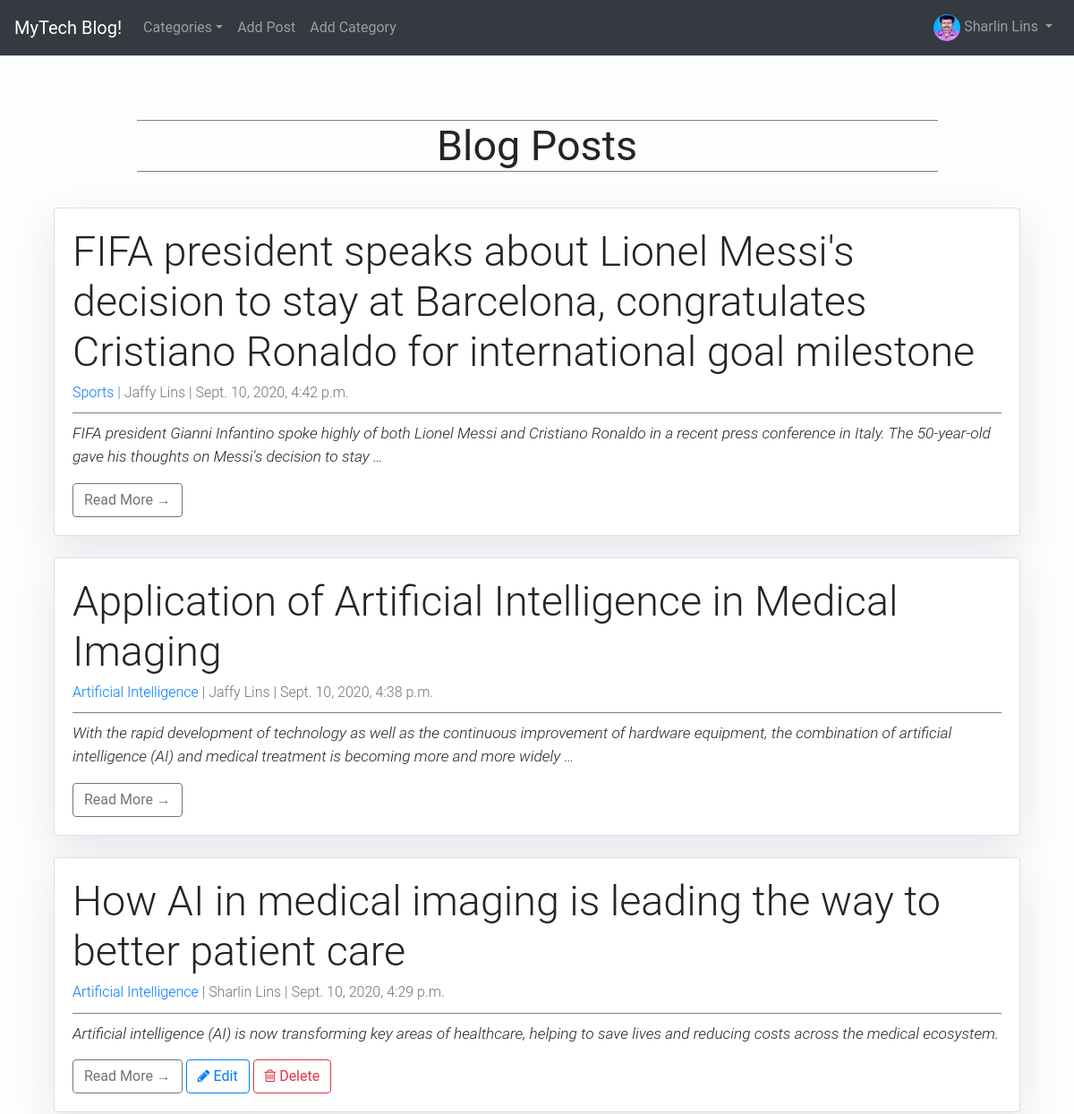
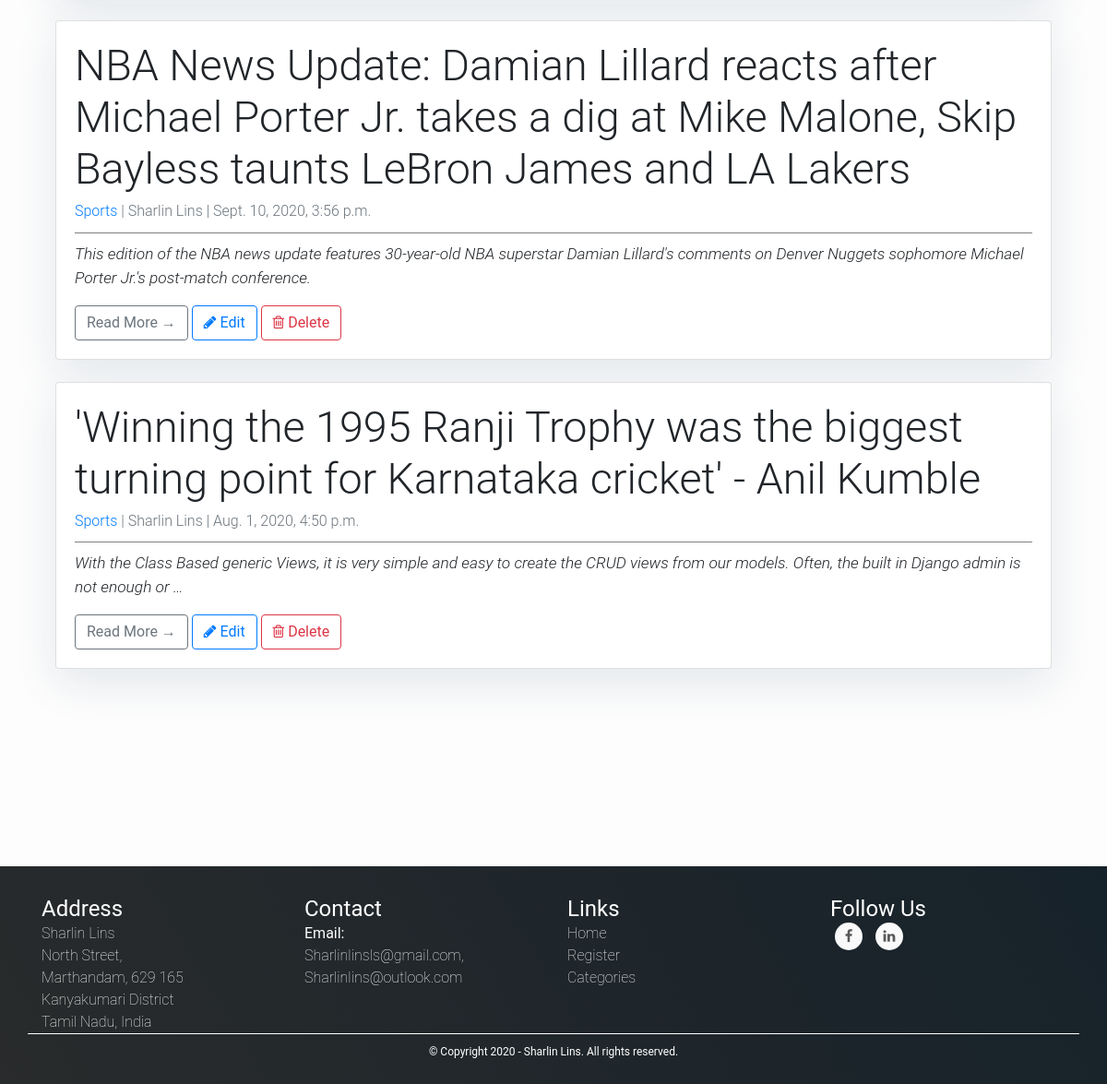
The app's page /home/ (signed in) with its own data (2 pictures, top to bottom).
### myblog/models.py (models this page shows, shortened)
class Profile(models.Model):
    user = models.OneToOneField(User, null=True, on_delete=models.CASCADE)
    bio = models.TextField()
    profile_pic = models.ImageField(null=True, blank=True, upload_to="images/profile/")
    website_url = models.CharField(max_length=255, null=True, blank=True)
    facebook_url = models.CharField(max_length=255, null=True, blank=True)
    twitter_url = models.CharField(max_length=255, null=True, blank=True)
    instagram_url = models.CharField(max_length=255, null=True, blank=True)

class Post(models.Model):
    title = models.CharField(max_length=255, verbose_name='Title')
    header_image = models.ImageField(null=True, blank=True, upload_to="images/")
    title_tag = models.CharField(max_length=255, verbose_name='Title Tag')
    author = models.ForeignKey(User, on_delete=models.CASCADE, verbose_name='Author')
    body = RichTextField(blank=True, null=True)
    post_date = models.DateTimeField(auto_now_add=True)
    category = models.CharField(max_length=255, verbose_name='Category')
    snippet = models.CharField(max_length=255, verbose_name='Snippet')
    likes =  models.ManyToManyField(User, related_name='blog_post')

### myblog/views.py (the view)
# urls.py: path('home/', HomeView.as_view(), name="home"),
class HomeView(ListView):
    model = Post
    template_name = 'home.html'
    cats = Category.objects.all()
    ordering = ['-post_date']
    paginate_by = 5
    def get_context_data(self, *args, **kwargs):
        cat_menu = Category.objects.all()
        context = super(HomeView, self).get_context_data(*args, **kwargs)
        context["cat_menu"] = cat_menu
        return context

### myblog/models.py (called while the page is built)
    def __str__(self):
        return self.name

### myblog/templates/home.html (shortened to what this page needs)
{% extends 'base.html' %}
{% load static %}
{% block content %}
<link href="/static/linsblog/css/style.css" rel="stylesheet">
<header class="masthead">
    <div class="container">
        <div class="row">
            <div class=" col-md-8 col-md-10 mx-auto">
                <div class="site-heading">
                    <h3 class="p_head my-4 text-center">Blog Posts</h3>
                </div>
            </div>
        </div>
    </div>
</header>
<div class="container">
    <div class="row">
        <div class="col-md-12 mt-3 left">
            {% for post in object_list %}
            <div class="card mb-4">
                <div class="card-body">
                    <div class="line">
                    <h2 class="p_title">{{ post.title }}</h2>
                    <p class="p_title1 text-muted h6"><a href="{% url 'category' post.category %}">{{ post.category }}</a>
                        | {{ post.author.first_name }} {{ post.author.last_name }}
                        | {{ post.post_date }} </p>
                    </div>
                    <p class="p_body">{{ post.snippet|truncatewords:"30" }}</p>
                    <a href="{% url 'details' post.pk %}" class="btn btn-outline-secondary">Read More &rarr;</a>
                {% if user.is_authenticated %}
                {% if user.id == post.author.id %}
                 <a class="btn btn-outline-primary" href="{% url 'editpost' post.pk %}"><i class="fa fa-pencil" aria-hidden="true"></i> Edit</a>
                 <a class="btn btn-outline-danger" href="{% url 'deletepost' post.pk %}"><i class="fa fa-trash-o" aria-hidden="true"></i> Delete</a>
                {% endif %}
                {% endif %}
            </div>
            </div>
            {% endfor %}
        </div>
    </div>
</div>
{% endblock content %}

### myblog/templates/base.html (shortened to what this page needs)
{% load static %}
<!doctype html>
<html lang="en">
<head>
  <link rel="stylesheet" href="https://stackpath.bootstrapcdn.com/bootstrap/4.3.1/css/bootstrap.min.css"
>
  <link rel="stylesheet" href="https://stackpath.bootstrapcdn.com/font-awesome/4.7.0/css/font-awesome.min.css">
  <link href="/static/linsblog/css/style.css" rel="stylesheet">
</head>
<body>
  <nav class="navbar navbar-expand-sm navbar-dark bg-dark">
    <a class="navbar-brand" href="{% url 'index' %}">MyTech Blog!</a>
    <div class="collapse navbar-collapse" id="collapsibleNavId">
      <ul class="navbar-nav mr-auto mt-2 mt-lg-0">
        {% if cat_menu %}
        <li class="nav-item dropdown">
          <a class="nav-link dropdown-toggle" href="#" id="dropdownId" data-toggle="dropdown" aria-haspopup="true"
            aria-expanded="false">Categories</a>
        </li>
        {% else %}
        <li class="nav-item">
          <a class="nav-link" href="{% url 'category-list' %}">Category-List</a>
        </li>
        {% endif %}
        {% if user.is_authenticated %}
        {% if request.user.is_superuser %}
        <li class="nav-item">
          <a class="nav-link" href="{% url 'addpost' %}">Add Post</a>
        </li>
        <li class="nav-item">
          <a class="nav-link" href="{% url 'addcategory' %}">Add Category</a>
        </li>
        {% endif %}
        {% endif %}
      </ul>
      {% if user.is_authenticated %}
      <ul class="navbar-nav ml-auto mt-2 mt-lg-0">
        <li class="nav-item dropdown">
          <a class="nav-link dropdown-toggle" href="#" id="navbarDropdown" role="button" data-toggle="dropdown"
            aria-haspopup="true" aria-expanded="false">
            {% if user.profile.profile_pic %}
            <img src="{{ user.profile.profile_pic.url }}" class="rounded-circle" width="30" height="30">
            {% else %}
            <img src="{% static 'linsblog/images/download.png' %}" class="rounded-circle" width="30" height="30">
            {% endif %}
            {{ user.first_name }} {{ user.last_name }}
          </a>
        </li>
        {% endif %}
    </div>
  </nav>
  <div class="container mt-5">
    {% block content %}
    {% endblock content %}
  </div>
  <footer class="mainfooter" role="contentinfo">
    <div class="footer-middle">
      <div class="container">
        <div class="row">
          <div class="col-md-3 col-sm-6">
            <div class="footer-pad">
              <h4 class="foothead">Address</h4>
              <p class="footmsg">Sharlin Lins<br/>
              North Street,<br/>
              Marthandam, 629 165<br/>
              Kanyakumari District<br>
              Tamil Nadu, India
              </p>
            </div>
          </div>
          <div class="col-md-3 col-sm-6">
            <div class="footer-pad">
              <h4 class="foothead">Contact</h4>
              Email:
              <p class="footmsg">Sharlinlinsls@gmail.com,<br/>
              Sharlinlins@outlook.com</p>
            </div>
          </div>
          <div class="col-md-3 col-sm-6">
            <div class="footer-pad">
              <h4 class="foothead">Links</h4>
              <p class="footmsg">
              <a class="footmsg" href="{% url 'index' %}">Home</a><br/>
              <a class="footmsg" href="{% url 'register' %}">Register</a><br/>
              <a class="footmsg" href="{% url 'category-list' %}">Categories</a>
            </p>
            </div>
          </div>
          <div class="col-md-3">
            <h4 class="foothead">Follow Us</h4>
            <ul class="social-network social-circle">
              <li><a href="#" class="icoFacebook" title="Facebook"><i class="fa fa-facebook"></i></a></li>
              <li><a href="#" class="icoLinkedin" title="Linkedin"><i class="fa fa-linkedin"></i></a></li>
            </ul>
          </div>
        </div>
        <div class="row">
          <div class="col-md-12 copy">
            <p class="text-center">&copy; Copyright 2020 - Sharlin Lins. All rights reserved.</p>
          </div>
        </div>
      </div>
    </div>
  </footer>
</body>
</html>

### static/linsblog/css/style.css (style rules this page uses)
body { font-family: 'Roboto', sans-serif; }
.line { border-bottom: #808080 solid 1px; padding: 0 0 5px 0; margin: 0 0 10px 0; }
.p_head { border-top: #808080 solid 1px; border-bottom: #808080 solid 1px; font-family: 'Roboto', sans-serif; font-size: 35pt !important; font-weight: 400 !important; }
.p_title { font-family: 'Roboto', sans-serif; font-size: 35pt !important; font-weight: 300 !important; }
.p_title1 { font-family: 'Roboto', sans-serif; font-size: 12pt !important; font-weight: 300 !important; }
.p_body { font-family: 'Roboto', sans-serif; font-size: 13pt !important; font-weight: 300 !important; font-style: italic; }
.foothead { font-family: 'Roboto', sans-serif; font-size: 18pt !important; font-weight: 400 !important; margin: 0 0 0 0; }
.footmsg { font-family: 'Roboto', sans-serif; font-size: 12pt !important; font-weight: 200 !important; margin: 0 0 0 0; }
footer { background: #16222A; background: -webkit-linear-gradient(59deg, #292b2c, #16222A); background: linear-gradient(59deg, #292b2c, #16222A); color: white; margin-top:190px; }
footer a { color: #fff; font-size: 14px; transition-duration: 0.2s; }
.copy { font-size: 12px; padding: 10px; border-top: 1px solid #FFFFFF; }
.footer-middle { padding-top: 2em; color: white; }
ul.social-network { list-style: none; display: inline; margin-left: 0 !important; padding: 0; }
ul.social-network li { display: inline; margin: 0 5px; }
.social-circle li a { display: inline-block; position: relative; margin: 0 auto 0 auto; -moz-border-radius: 50%; -webkit-border-radius: 50%; border-radius: 50%; text-align: center; width: 30px; height: 30px; font-size: 15px; }
.social-circle li i { margin: 0; line-height: 30px; text-align: center; }
.social-circle i { color: #595959; -webkit-transition: all 0.8s; -moz-transition: all 0.8s; -o-transition: all 0.8s; -ms-transition: all 0.8s; transition: all 0.8s; }
.social-network a { background-color: #F9F9F9; }

### myblog/templates/home.html (style rules this page uses)
body { font-family: "Roboto", sans-serif; background-color: #fdfdfd; }
.card { box-shadow: 0 16px 48px #E3E7EB; }

### records on screen
Post: title "FIFA president speaks about Lionel Messi's decision to stay at Barcelona, congratulates Cristiano Ronaldo for international goal milestone", category "Sports", author.first_name "Jaffy", author.last_name "Lins", post_date "Sept. 10, 2020, 4:42 p.m.", snippet "FIFA president Gianni Infantino spoke highly of both Lionel Messi and Cristiano Ronaldo in a recent press conference in Italy. The 50-year-old gave his thoughts on Messi's decision to stay …"
Post: title "Application of Artificial Intelligence in Medical Imaging", category "Artificial Intelligence", author.first_name "Jaffy", author.last_name "Lins", post_date "Sept. 10, 2020, 4:38 p.m.", snippet "With the rapid development of technology as well as the continuous improvement of hardware equipment, the combination of artificial intelligence (AI) and medical treatment is becoming more and more widely …"
Post: title "How AI in medical imaging is leading the way to better patient care", category "Artificial Intelligence", author.first_name "Sharlin", author.last_name "Lins", post_date "Sept. 10, 2020, 4:29 p.m.", snippet "Artificial intelligence (AI) is now transforming key areas of healthcare, helping to save lives and reducing costs across the medical ecosystem.", shows "Edit"
Post: title "NBA News Update: Damian Lillard reacts after Michael Porter Jr. takes a dig at Mike Malone, Skip Bayless taunts LeBron James and LA Lakers", category "Sports", author.first_name "Sharlin", author.last_name "Lins", post_date "Sept. 10, 2020, 3:56 p.m.", snippet "This edition of the NBA news update features 30-year-old NBA superstar Damian Lillard's comments on Denver Nuggets sophomore Michael Porter Jr.'s post-match conference.", shows "Edit"
Post: title "'Winning the 1995 Ranji Trophy was the biggest turning point for Karnataka cricket' - Anil Kumble", category "Sports", author.first_name "Sharlin", author.last_name "Lins", post_date "Aug. 1, 2020, 4:50 p.m.", snippet "With the Class Based generic Views, it is very simple and easy to create the CRUD views from our models. Often, the built in Django admin is not enough or …", shows "Edit"

### other values on screen
{{ user.first_name }} "Sharlin"
{{ user.last_name }} "Lins"
